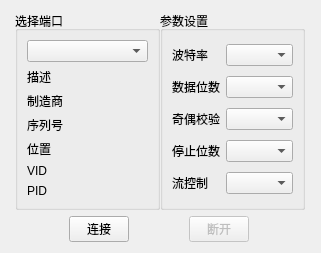
   <widget class="QWidget" name="horizontalLayoutWidget_4">
    <property name="geometry">
     <rect>
      <x>0</x>
      <y>10</y>
      <width>321</width>
      <height>251</height>
     </rect>
    </property>
    <layout class="QHBoxLayout" name="hl4">
     <property name="sizeConstraint">
      <enum>QLayout::SetDefaultConstraint</enum>
     </property>
     <item>
      <layout class="QVBoxLayout" name="vl2">
       <property name="sizeConstraint">
        <enum>QLayout::SetDefaultConstraint</enum>
       </property>
       <item>
        <layout class="QHBoxLayout" name="hl2">
         <property name="spacing">
          <number>0</number>
         </property>
         <property name="sizeConstraint">
          <enum>QLayout::SetDefaultConstraint</enum>
         </property>
         <item>
          <widget class="QGroupBox" name="selectBox">
           <property name="enabled">
            <bool>true</bool>
           </property>
           <property name="sizePolicy">
            <sizepolicy hsizetype="Fixed" vsizetype="Expanding">
             <horstretch>0</horstretch>
             <verstretch>0</verstretch>
            </sizepolicy>
           </property>
           <property name="minimumSize">
            <size>
             <width>145</width>
             <height>0</height>
            </size>
           </property>
           <property name="maximumSize">
            <size>
             <width>145</width>
             <height>16777215</height>
            </size>
           </property>
           <property name="title">
            <string>选择端口</string>
           </property>
           <layout class="QGridLayout" name="gridLayout">
            <item row="9" column="0">
             <widget class="QLabel" name="pidLabel">
              <property name="sizePolicy">
               <sizepolicy hsizetype="Expanding" vsizetype="Preferred">
                <horstretch>0</horstretch>
                <verstretch>0</verstretch>
               </sizepolicy>
              </property>
              <property name="text">
               <string>PID</string>
              </property>
             </widget>
            </item>
            <item row="6" column="0">
             <widget class="QLabel" name="locationLabel">
              <property name="sizePolicy">
               <sizepolicy hsizetype="Expanding" vsizetype="Preferred">
                <horstretch>0</horstretch>
                <verstretch>0</verstretch>
               </sizepolicy>
              </property>
              <property name="text">
               <string>位置</string>
              </property>
             </widget>
            </item>
            <item row="5" column="0">
             <widget class="QLabel" name="serialNumberLabel">
              <property name="sizePolicy">
               <sizepolicy hsizetype="Expanding" vsizetype="Preferred">
                <horstretch>0</horstretch>
                <verstretch>0</verstretch>
               </sizepolicy>
              </property>
              <property name="text">
               <string>序列号</string>
              </property>
             </widget>
            </item>
            <item row="8" column="0">
             <widget class="QLabel" name="vidLabel">
              <property name="sizePolicy">
               <sizepolicy hsizetype="Expanding" vsizetype="Preferred">
                <horstretch>0</horstretch>
                <verstretch>0</verstretch>
               </sizepolicy>
              </property>
              <property name="text">
               <string>VID</string>
              </property>
             </widget>
            </item>
            <item row="0" column="0">
             <widget class="QComboBox" name="serialPortInfoListBox">
              <property name="sizePolicy">
               <sizepolicy hsizetype="Expanding" vsizetype="Fixed">
                <horstretch>0</horstretch>
                <verstretch>0</verstretch>
               </sizepolicy>
              </property>
              <property name="focusPolicy">
               <enum>Qt::ClickFocus</enum>
              </property>
              <property name="layoutDirection">
               <enum>Qt::LeftToRight</enum>
              </property>
             </widget>
            </item>
            <item row="4" column="0">
             <widget class="QLabel" name="manufacturerLabel">
              <property name="sizePolicy">
               <sizepolicy hsizetype="Expanding" vsizetype="Preferred">
                <horstretch>0</horstretch>
                <verstretch>0</verstretch>
               </sizepolicy>
              </property>
              <property name="text">
               <string>制造商</string>
              </property>
             </widget>
            </item>
            <item row="3" column="0">
             <widget class="QLabel" name="descriptionLabel">
              <property name="sizePolicy">
               <sizepolicy hsizetype="Expanding" vsizetype="Preferred">
                <horstretch>0</horstretch>
                <verstretch>0</verstretch>
               </sizepolicy>
              </property>
              <property name="text">
               <string>描述</string>
              </property>
             </widget>
            </item>
           </layout>
          </widget>
         </item>
         <item>
          <widget class="QGroupBox" name="parametersBox">
           <property name="sizePolicy">
            <sizepolicy hsizetype="Fixed" vsizetype="Expanding">
             <horstretch>0</horstretch>
             <verstretch>0</verstretch>
            </sizepolicy>
           </property>
           <property name="minimumSize">
            <size>
             <width>145</width>
             <height>0</height>
            </size>
           </property>
           <property name="maximumSize">
            <size>
             <width>145</width>
             <height>16777215</height>
            </size>
           </property>
           <property name="title">
            <string>参数设置</string>
           </property>
           <layout class="QGridLayout" name="gridLayout_2">
            <item row="0" column="0">
             <widget class="QLabel" name="baudRateLabel">
              <property name="text">
               <string>波特率</string>
              </property>
             </widget>
            </item>
            <item row="0" column="1">
             <widget class="QComboBox" name="baudRateBox">
              <property name="focusPolicy">
               <enum>Qt::ClickFocus</enum>
              </property>
              <property name="editable">
               <bool>false</bool>
              </property>
             </widget>
            </item>
            <item row="1" column="0">
             <widget class="QLabel" name="dataBitsLabel">
              <property name="text">
               <string>数据位数</string>
              </property>
             </widget>
            </item>
            <item row="3" column="1">
             <widget class="QComboBox" name="stopBitsBox">
              <property name="focusPolicy">
               <enum>Qt::ClickFocus</enum>
              </property>
             </widget>
            </item>
            <item row="2" column="0">
             <widget class="QLabel" name="parityLabel">
              <property name="text">
               <string>奇偶校验</string>
              </property>
             </widget>
            </item>
            <item row="1" column="1">
             <widget class="QComboBox" name="dataBitsBox">
              <property name="focusPolicy">
               <enum>Qt::ClickFocus</enum>
              </property>
             </widget>
            </item>
            <item row="2" column="1">
             <widget class="QComboBox" name="parityBox">
              <property name="focusPolicy">
               <enum>Qt::ClickFocus</enum>
              </property>
             </widget>
            </item>
            <item row="3" column="0">
             <widget class="QLabel" name="stopBitsLabel">
              <property name="text">
               <string>停止位数</string>
              </property>
             </widget>
            </item>
            <item row="4" column="0">
             <widget class="QLabel" name="flowControlLabel">
              <property name="text">
               <string>流控制</string>
              </property>
             </widget>
            </item>
            <item row="4" column="1">
             <widget class="QComboBox" name="flowControlBox">
              <property name="focusPolicy">
               <enum>Qt::ClickFocus</enum>
              </property>
             </widget>
            </item>
           </layout>
          </widget>
         </item>
        </layout>
       </item>
       <item>
        <layout class="QHBoxLayout" name="horizontalLayout_3">
         <property name="sizeConstraint">
          <enum>QLayout::SetDefaultConstraint</enum>
         </property>
         <item>
          <widget class="QPushButton" name="connectButton">
           <property name="enabled">
            <bool>true</bool>
           </property>
           <property name="sizePolicy">
            <sizepolicy hsizetype="Fixed" vsizetype="Fixed">
             <horstretch>0</horstretch>
             <verstretch>0</verstretch>
            </sizepolicy>
           </property>
           <property name="minimumSize">
            <size>
             <width>60</width>
             <height>0</height>
            </size>
           </property>
           <property name="maximumSize">
            <size>
             <width>60</width>
             <height>16777215</height>
            </size>
           </property>
           <property name="focusPolicy">
            <enum>Qt::ClickFocus</enum>
           </property>
           <property name="text">
            <string>连接</string>
           </property>
          </widget>
         </item>
         <item>
          <widget class="QPushButton" name="disconnectButton">
           <property name="enabled">
            <bool>false</bool>
           </property>
           <property name="minimumSize">
            <size>
             <width>60</width>
             <height>0</height>
            </size>
           </property>
           <property name="maximumSize">
            <size>
             <width>60</width>
             <height>16777215</height>
            </size>
           </property>
           <property name="focusPolicy">
            <enum>Qt::ClickFocus</enum>
           </property>
           <property name="text">
            <string>断开</string>
           </property>
          </widget>
         </item>
        </layout>
       </item>
      </layout>
     </item>
    </layout>
   </widget>
